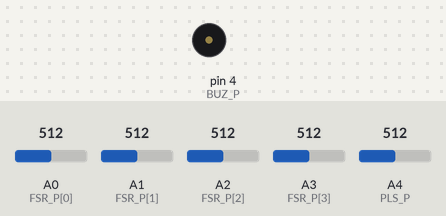
The sketch below on a simulated Arduino Nano, built with avr-gcc and run on an emulated ATmega328P. Parts: buzzer (waves = sounding). The inputs (shaded band) are chosen by the test bench; at power-on: A0 (FSR_P[0]) = 512, A1 (FSR_P[1]) = 512, A2 (FSR_P[2]) = 512, A3 (FSR_P[3]) = 512, A4 (PLS_P) = 512. What the sketch prints to the serial monitor is not drawn.

Above: at 1.2 s.
1.3 s: A0 (FSR_P[0]) set to 785
2.8 s: A0 (FSR_P[0]) set to 812
At 4.2 s:
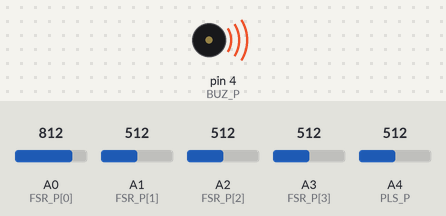
5.8 s: A0 (FSR_P[0]) set to 716
At 8.4 s:
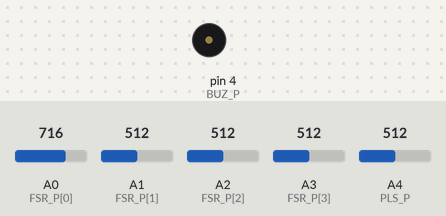
8.7 s: A0 (FSR_P[0]) set to 992
At 9.6 s:
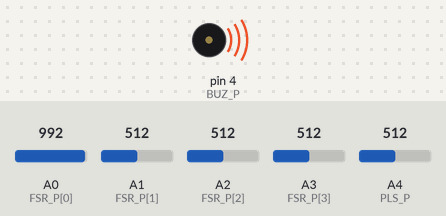
Timing chart, 0 to 12.5 s (numbered marks = the images above; inputs shaded):
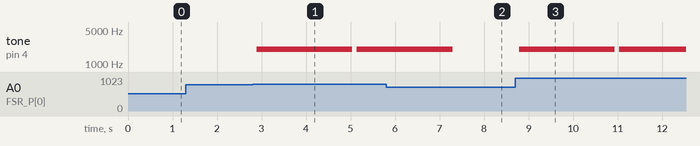

The sketch:

nano.ino
```cpp
#include <SoftwareSerial.h>
SoftwareSerial BTserial(2, 3);
int FSR_P[4] = {A0, A1, A2, A3};
int FSR_V[4];
int OUT_V[4];
int PLS_P = A4;
int PLS_V;
int BUZ_P = 4;
int threshold = 200;
int count = 0;
bool BUZ_ON = false;

void setup(void) {
  Serial.begin(9600);
  for (int i = 0; i < 4; i++) {
    pinMode(FSR_P[i], INPUT);
  }
  pinMode(PLS_P, INPUT);
  pinMode(BUZ_P, OUTPUT);
  Serial.println("Enter AT commands:");

  // HC-06 default serial speed is 9600
  BTserial.begin(9600);
}

void loop(void) {
  for (int i = 0; i < 4; i++) {
    FSR_V[i] = analogRead(FSR_P[i]);
    OUT_V[i] = map(FSR_V[i], 0, 1023, 0, 255);
    BTserial.write(OUT_V[i]);
    if (OUT_V[i] >= threshold && !BUZ_ON) {
      tone(BUZ_P, 2000);
      BUZ_ON = true;
    }
  }
  PLS_V = map(analogRead(PLS_P), 0, 1023, 0, 255);
  BTserial.write(PLS_V);
  BTserial.write("E");
  if (BUZ_ON && count < 20) {
    count++;
  } else {
    noTone(BUZ_P);
    count = 0;
    BUZ_ON = false;
  }
  delay(100);
}
```

Measured:
- the behaviour switches between 802 and 803 on A0 (FSR_P[0]) (found by bisection; images 0 and 1)
- after the input at 1.3 s, every drawn part: stays the same
- after the input at 2.8 s, tone on pin 4 (BUZ_P): silent → 2000 Hz after 0.09 s, → silent 2.1 s later, → 2000 Hz 0.10 s later
- after the input at 5.8 s, tone on pin 4 (BUZ_P): goes on until 7.3 s, then stays silent
- after the input at 8.7 s, tone on pin 4 (BUZ_P): silent → 2000 Hz after 0.09 s, → silent 2.1 s later, → 2000 Hz 0.10 s later
